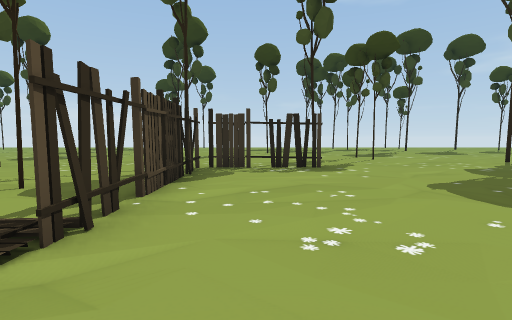
view 1 (above)

12 first-person views from a walk through a scene from a Unity 3-D project. The camera is 1.5 m above the floor, tilts 4° down and sees 80° across. The floor is counted in squares, 2 m on a side. Each view is taken from the middle of a square. On the plan, view 1 faces up. The plan holds only what a view shows up to about 10 squares ahead; the rest is blank. The place goes on beyond the plan. The player character is not drawn.

view 2
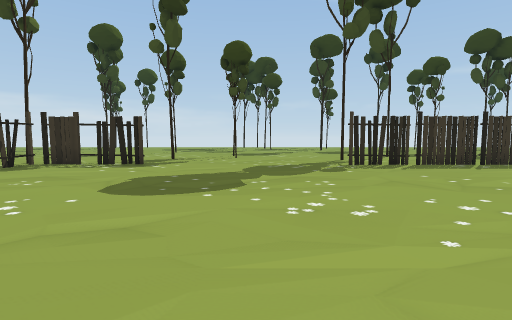

view 3
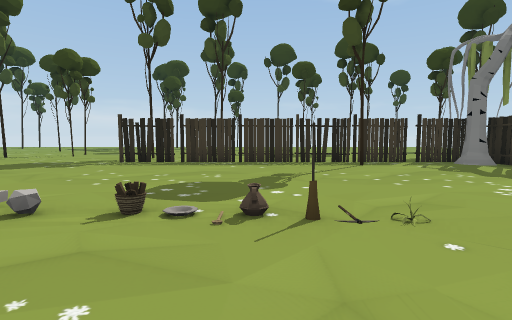

view 4
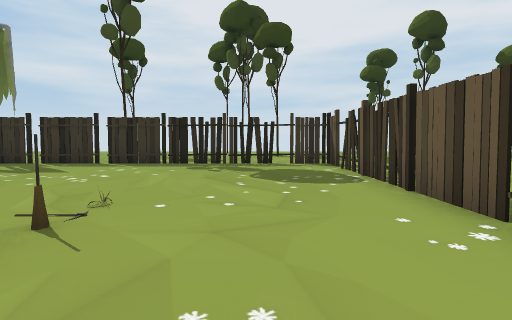

view 5
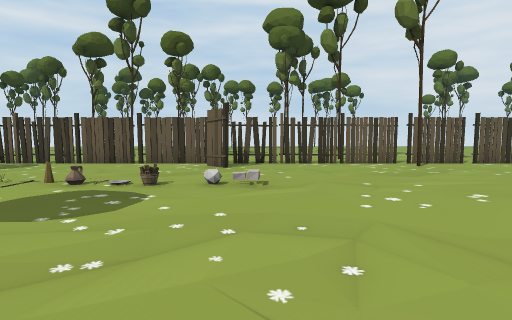

view 6
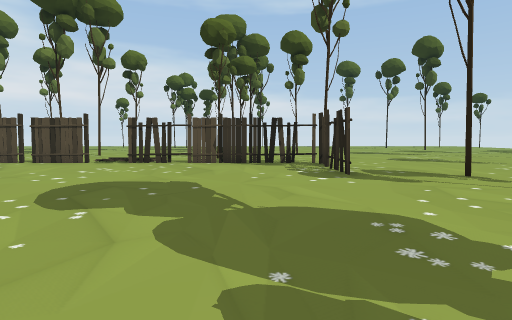

view 7
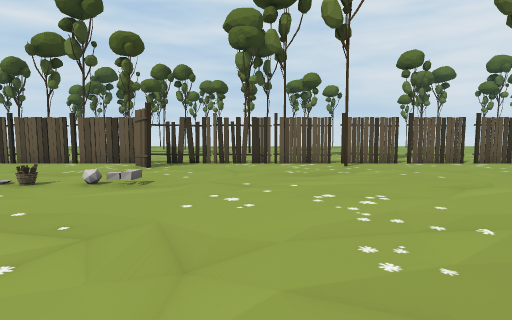

view 8
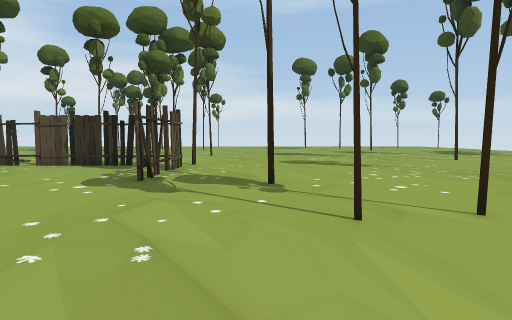

view 9
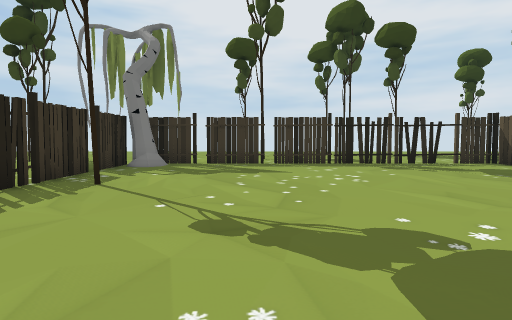

view 10
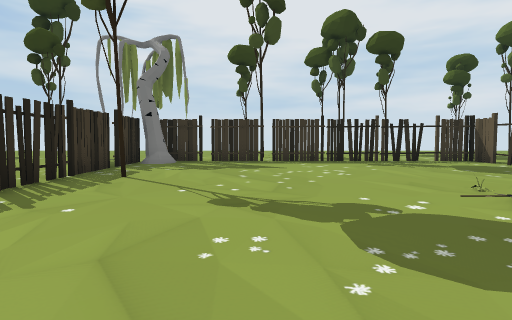

view 11
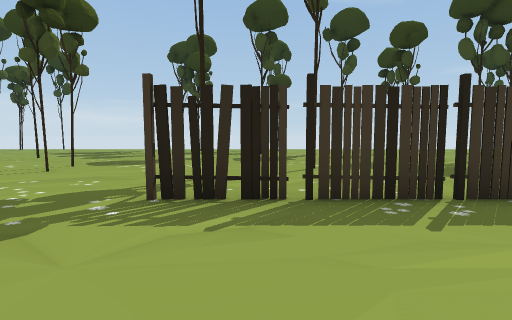

view 12
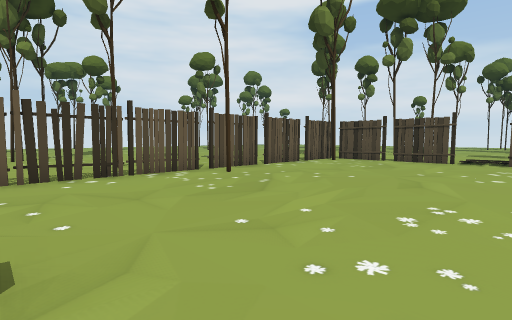

### Floor plan
Key: @ floor where view 1 was taken; # wall or solid block; x gap in a wall; . floor; / step, stairs or slope; T tree; H thing the floor can be seen under or through; B basket; O other object.
Columns run from 7 left of view 1 to 20 right of it. Each row starts with its distance up from view 1.
 12     .......T.....T..
 11     .......T.........
 10    ......T.....T.....
  9 ..................... ....
  8 T....T#x#......HHHxHHHHHx#
  7  .....x...............T..TT
  6   ....#...................x
  5    T..#...................#
  4    ...x...................x
  3     ..#...................#
  2      /....................#
  1      /..........//BOO.....#
  0       #@..................#.
 -1       x...................#.
 -2       #.....T....#........x.
 -3       T#x#x###x#####x####x#
 -4          .........  .. ..
 -5           ...T..
 -6             ....
 -7              ...
 -8              ...
 -9                .
-10               TT

Where each view was taken, in squares from view 1:
view 1: 0 up, 0 right, facing up
view 2: 1 down, 5 right, facing up
view 3: 2 down, 12 right, facing up
view 4: 1 down, 10 right, facing right
view 5: 6 up, 9 right, facing down
view 6: 6 up, 8 right, facing left
view 7: 6 up, 7 right, facing down
view 8: 10 up, 7 right, facing left
view 9: 4 up, 10 right, facing right
view 10: 4 up, 9 right, facing right
view 11: 4 up, 9 right, facing up
view 12: 3 up, 9 right, facing down-left
